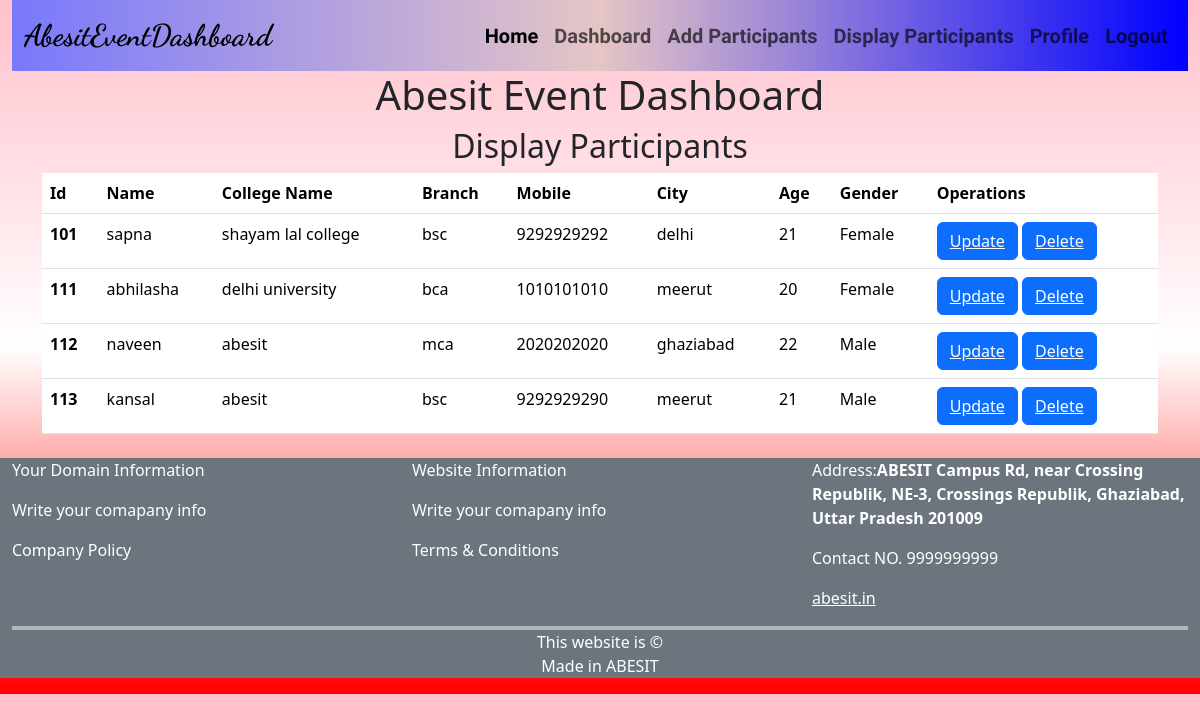
The page /ABESIT_DASHBOARD/Dashboard/DisplayParticipants.php (signed in) on the database its author committed.
### tables this page shows
CREATE TABLE `participants_tb` (
  `id` int(3) NOT NULL,
  `name` varchar(20) NOT NULL,
  `collegename` varchar(30) NOT NULL,
  `branch` varchar(10) NOT NULL,
  `mobile` varchar(10) NOT NULL,
  `city` varchar(20) NOT NULL,
  `age` int(2) NOT NULL,
  `gender` enum('m','f','o') NOT NULL
);

### ABESIT_DASHBOARD/Dashboard/DisplayParticipants.php (the view, shortened to what this page needs)
<!DOCTYPE html>
<html lang="en">
<head>
  <link href="https://cdn.jsdelivr.net/npm/bootstrap@5.3.3/dist/css/bootstrap.min.css" rel="stylesheet">
  <link rel="stylesheet" href="style.css">
</head>
<body style="background-image: linear-gradient(pink, white, red);">
  <?php include 'Dashheader.php';
  ?>
  <div class="container w-100 mb-4">
    <h2 class="text-center">Display Participants</h2>
    <table class="table">
      <thead>
        <tr>
          <th scope="col">Id</th>
          <th scope="col">Name</th>
          <th scope="col">College Name</th>
          <th scope="col">Branch</th>
          <th scope="col">Mobile</th>
          <th scope="col">City</th>
          <th scope="col">Age</th>
          <th scope="col">Gender</th>
          <th scope="col">Operations</th>
        </tr>
      </thead>
      <tbody>
        <?php
          include('../Connection.php');
          $sql = "select * from participants_tb";
          $result = $conn->query($sql);
          while($row = $result->fetch_assoc()){
          $id       = $row['id'];
          $name     = $row['name'];
          $collegename  = $row['collegename'];
          $branch   = $row['branch'];
          $mobile   = $row['mobile'];
          $city     = $row['city'];
          $age      = $row['age'];
          $gender   = $row['gender'];
          switch($gender){
            case 'm': $gender='Male'; break;
            case 'f': $gender='Female'; break;
          }
          echo '
        <tr>
          <th scope="row">'. $id .'</th>
          <td>'. $name .'</td>
          <td>'. $collegename .'</td>
          <td>'. $branch .'</td>
          <td>'. $mobile .'</td>
          <td>'. $city .'</td>
          <td>'. $age .'</td>
          <td>'. $gender .'</td>
          <td>
          <button class="btn btn-primary">
          <a href="Update.php?participant_id='.$id.'" class="text-white">Update</a> </button>
          <button class="btn btn-primary">
          <a href="Delete.php?participant_id='.$id.'" class="text-white">Delete</a> </button>
          </td>
        </tr>
          ';
        }
        ?>
      </tbody>
    </table>
  </div>
  <?php include 'Dashfooter.php'; ?>
</body>
</html>

### rows shown on the page
participants_tb: id "101", name "sapna", collegename "shayam lal college", branch "bsc", mobile "9292929292", city "delhi", age "21", gender "Female"
participants_tb: id "111", name "abhilasha", collegename "delhi university", branch "bca", mobile "1010101010", city "meerut", age "20", gender "Female"
participants_tb: id "112", name "naveen", collegename "abesit", branch "mca", mobile "2020202020", city "ghaziabad", age "22", gender "Male"
participants_tb: id "113", name "kansal", collegename "abesit", branch "bsc", mobile "9292929290", city "meerut", age "21", gender "Male"
